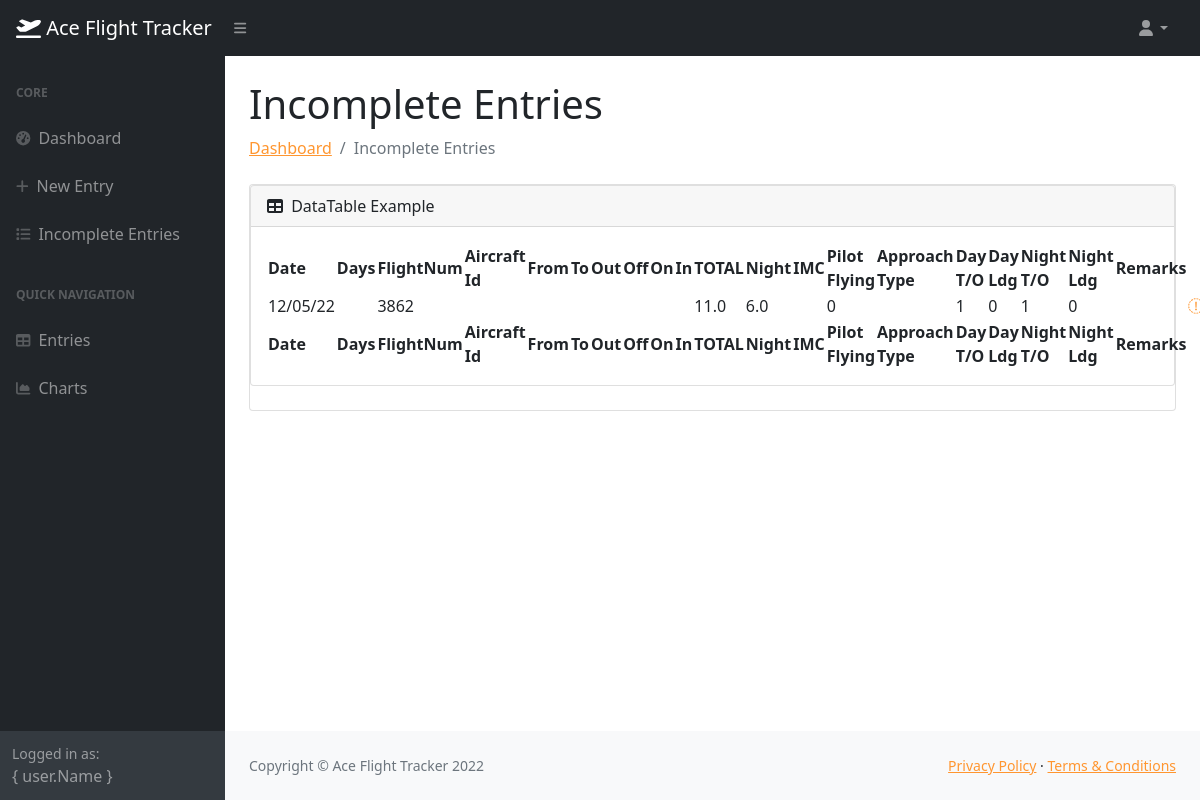
The app's page /incomplete-entries, older data.
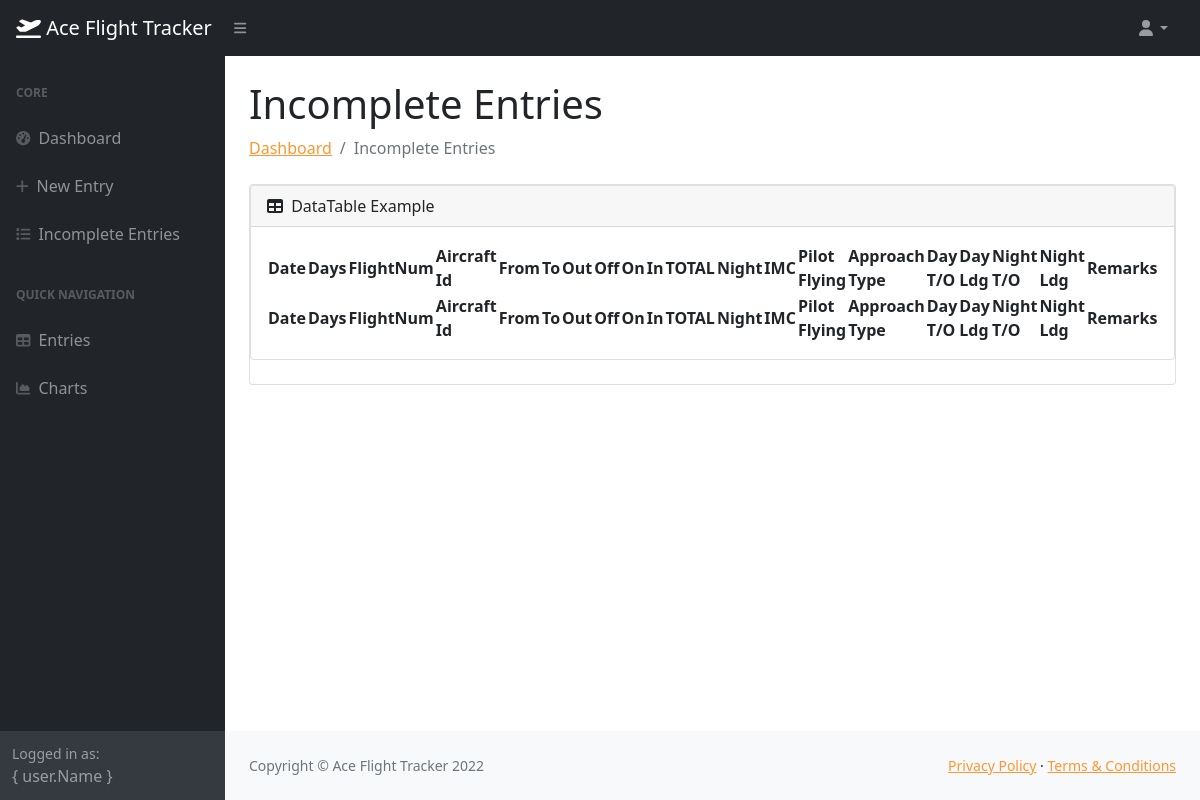
The same page, newer data.
### tracker/models.py (models this page shows, shortened)
class Flight(models.Model):
    flightid = models.AutoField(db_column='FlightId', primary_key=True)  # Field name made lowercase.
    date = models.TextField(db_column='Date', blank=True, null=True)  # Field name made lowercase.
    days = models.IntegerField(db_column='Days', blank=True, null=True)  # Field name made lowercase.
    flightnum = models.IntegerField(db_column='FlightNum', blank=True, null=True)  # Field name made lowercase.
    aircraftid = models.TextField(db_column='AircraftId', blank=True, null=True)  # Field name made lowercase.
    from_field = models.TextField(db_column='From', blank=True, null=True)  # Field name made lowercase. Field renamed because it was a Python reserved word.
    to = models.TextField(db_column='To', blank=True, null=True)  # Field name made lowercase.
    out = models.IntegerField(db_column='Out', blank=True, null=True)  # Field name made lowercase.
    off = models.IntegerField(db_column='Off', blank=True, null=True)  # Field name made lowercase.
    on = models.IntegerField(db_column='On', blank=True, null=True)  # Field name made lowercase.
    in_field = models.IntegerField(db_column='In', blank=True, null=True)  # Field name made lowercase. Field renamed because it was a Python reserved word.
    total = models.FloatField(db_column='TOTAL', blank=True, null=True)  # Field name made lowercase.
    night = models.FloatField(db_column='Night', blank=True, null=True)  # Field name made lowercase.
    imc = models.FloatField(db_column='IMC', blank=True, null=True)  # Field name made lowercase.
    pilotflying = models.IntegerField(db_column='PilotFlying', blank=True, null=True)  # Field name made lowercase.
    approachtype = models.TextField(db_column='ApproachType', blank=True, null=True)  # Field name made lowercase.
    dayt_o = models.IntegerField(db_column='DayT/O', blank=True, null=True)  # Field name made lowercase. Field renamed to remove unsuitable characters.
    dayldg = models.IntegerField(db_column='DayLdg', blank=True, null=True)  # Field name made lowercase.
    nightt_o = models.IntegerField(db_column='NightT/O', blank=True, null=True)  # Field name made lowercase. Field renamed to remove unsuitable characters.
    nightldg = models.IntegerField(db_column='NightLdg', blank=True, null=True)  # Field name made lowercase.
    remarks = models.TextField(db_column='Remarks', blank=True, null=True)  # Field name made lowercase.
    class Meta:
        managed = False
        db_table = 'Flight'

### tracker/views.py (the view)
# urls.py: path("incomplete-entries", incompletePageView, name="incomplete-entries"),
def incompletePageView(request):
    incomplete_list = Flight.objects.all()
    incomplete_list = Flight.objects.filter(from_field=None, to=None)
    context ={
        'flight': incomplete_list
    }
    return render(request, 'aceflighttracker/incomplete-entries.html',context)

### templates/aceflighttracker/incomplete-entries.html (shortened to what this page needs)
{% extends 'base.html' %}
{% block main %}
<main>
    <div class="container-fluid px-4">
        <h1 class="mt-4">Incomplete Entries</h1>
        <ol class="breadcrumb mb-4">
            <li class="breadcrumb-item"><a href="{%url 'index'%}">Dashboard</a></li>
            <li class="breadcrumb-item active">Incomplete Entries</li>
        </ol>
        <div class="card mb-4">
            <div class="card mb-4">
                {% include 'components/table.html' with data=flight %}
            </div>
        </div>
    </div>
</main>
{% endblock main %}

### templates/base.html (shortened to what this page needs)
{% load static %}
<!DOCTYPE html>
<html lang="en">
    <head>
        <link href="https://cdn.jsdelivr.net/npm/simple-datatables@latest/dist/style.css" rel="stylesheet" />
        <link href={%static "css/styles.csss.css"%} rel="stylesheet" />
        <link rel="stylesheet" href={% static 'css/custom.css' %}>
    </head>
    <body class="sb-nav-fixed">
        <nav class="sb-topnav navbar navbar-expand navbar-dark bg-dark">
            <a class="navbar-brand ps-3" {% url 'index' %}><i class="fa-solid fa-plane-departure"></i>&nbsp;Ace Flight Tracker</a>
            <button class="btn btn-link btn-sm order-1 order-lg-0 me-4 me-lg-0" id="sidebarToggle" href="#!"><i class="fas fa-bars"></i></button>
            <form class="d-none d-md-inline-block form-inline ms-auto me-0 me-md-3 my-2 my-md-0">
            </form>
            <ul class="navbar-nav ms-auto ms-md-0 me-3 me-lg-4">
                <li class="nav-item dropdown">
                    <a class="nav-link dropdown-toggle" id="navbarDropdown" href="#" role="button" data-bs-toggle="dropdown" aria-expanded="false"><i class="fas fa-user fa-fw"></i></a>
                </li>
            </ul>
        </nav>
        <div id="layoutSidenav">
            <div id="layoutSidenav_nav">
                <nav class="sb-sidenav accordion sb-sidenav-dark" id="sidenavAccordion">
                    <div class="sb-sidenav-menu">
                        <div class="nav">
                            <div class="sb-sidenav-menu-heading">Core</div>
                            <a class="nav-link" href={% url 'index' %}>
                                <div class="sb-nav-link-icon"><i class="fas fa-tachometer-alt"></i></div>
                                Dashboard
                            <a class="nav-link" href={% url 'new-flight' %}>
                                <div class="sb-nav-link-icon"><i class="fa-solid fa-plus"></i></div>
                                New Entry
                            </a>
                            <a class="nav-link" href={% url 'incomplete-entries' %}>
                                <div class="sb-nav-link-icon"><i class="fa-solid fa-list"></i></div>
                                Incomplete Entries
                            </a>
                            <div class="sb-sidenav-menu-heading">Quick Navigation</div>
                            <a class="nav-link" href={% url "entries"%}>
                                <div class="sb-nav-link-icon"><i class="fas fa-table"></i></div>
                                Entries
                            </a>
                            <a class="nav-link" href={%url "charts"%}>
                                <div class="sb-nav-link-icon"><i class="fas fa-chart-area"></i></div>
                                Charts
                            </a>
                        </div>
                    </div>
                    <div class="sb-sidenav-footer">
                        <div class="small">Logged in as:</div>
                        {{'{'}} user.Name {{'}'}}
                    </div>
                </nav>
            </div>
            <div id="layoutSidenav_content">
                {% block main %}{% endblock main %}
                <footer class="py-4 bg-light mt-auto">
                    <div class="container-fluid px-4">
                        <div class="d-flex align-items-center justify-content-between small">
                            <div class="text-muted">Copyright &copy; Ace Flight Tracker 2022</div>
                            <div>
                                <a href="#">Privacy Policy</a>
                                &middot;
                                <a href="#">Terms &amp; Conditions</a>
                            </div>
                        </div>
                    </div>
                </footer>
            </div>
        </div>
    </body>
</html>

### templates/components/table.html (shortened to what this page needs)
<div class="card-header">
    <i class="fas fa-table me-1"></i>
    DataTable Example
</div>
<div class="card-body">
    <table id="datatablesSimple" >
        <thead>
            <tr>
                <th>Date</th>
                <th>Days</th>
                <th>FlightNum</th>
                <th>Aircraft Id</th>
                <th>From</th>
                <th>To</th>
                <th>Out</th>
                <th>Off</th>
                <th>On</th>
                <th>In</th>
                <th>TOTAL</th>
                <th>Night</th>
                <th>IMC</th>
                <th>Pilot Flying</th>
                <th>Approach Type</th>
                <th>Day T/O</th>
                <th>Day Ldg</th>
                <th>Night T/O</th>
                <th>Night Ldg</th>
                <th>Remarks</th>
                <th></th>
            </tr>
        </thead>
        <tfoot>
            <tr>
                <th>Date</th>
                <th>Days</th>
                <th>FlightNum</th>
                <th>Aircraft Id</th>
                <th>From</th>
                <th>To</th>
                <th>Out</th>
                <th>Off</th>
                <th>On</th>
                <th>In</th>
                <th>TOTAL</th>
                <th>Night</th>
                <th>IMC</th>
                <th>Pilot Flying</th>
                <th>Approach Type</th>
                <th>Day T/O</th>
                <th>Day Ldg</th>
                <th>Night T/O</th>
                <th>Night Ldg</th>
                <th>Remarks</th>
                <th></th>
            </tr>
        </tfoot>
        <tbody>
            {% for flight in flight %}
            <tr ondblclick="updateRow({{flight.flightid}})">
                {% if flight.date != None %}
                <td>{{flight.date}}</td>
                {% else %}
                <td></td>
                {% endif %}
                {% if flight.days != None %}
                <td>{{flight.days}}</td>
                {% else %}
                <td></td>
                {% endif %}
                {% if flight.flightnum != None %}
                <td>{{flight.flightnum}}</td>
                {% else %}
                <td></td>
                {% endif %}
                {% if flight.aircraftid != None %}
                <td>{{flight.aircraftid}}</td>
                {% else %}
                <td></td>
                {% endif %}
                {% if flight.from_field != None %}
                <td>{{flight.from_field}}</td>
                {% else %}
                <td></td>
                {% endif %}
                {% if flight.to != None %}
                <td>{{flight.to}}</td>
                {% else %}
                <td></td>
                {% endif %}
                {% if flight.out != None %}
                <td>{{flight.out}}</td>
                {% else %}
                <td></td>
                {% endif %}
                {% if flight.off != None %}
                <td>{{flight.off}}</td>
                {% else %}
                <td></td>
                {% endif %}
                {% if flight.on != None %}
                <td>{{flight.on}}</td>
                {% else %}
                <td></td>
                {% endif %}
                {% if flight.in_field != None %}
                <td>{{flight.in_field}}</td>
                {% else %}
                <td></td>
                {% endif %}
                {% if flight.total != None %}
                <td>{{flight.total}}</td>
                {% else %}
                <td></td>
                {% endif %}
                {% if flight.night != None %}
                <td>{{flight.night}}</td>
                {% else %}
                <td></td>
                {% endif %}
                {% if flight.imc != None %}
                <td>{{flight.imc}}</td>
                {% else %}
                <td></td>
                {% endif %}
                {% if flight.pilotflying != None %}
                <td>{{flight.pilotflying}}</td>
                {% else %}
                <td></td>
                {% endif %}
                {% if flight.approachtype != None %}
                <td>{{flight.approachtype}}</td>
                {% else %}
                <td></td>
                {% endif %}
                {% if flight.dayt_o != None %}
                <td>{{flight.dayt_o}}</td>
                {% else %}
                <td></td>
                {% endif %}
                {% if flight.dayldg != None %}
                <td>{{flight.dayldg}}</td>
                {% else %}
                <td></td>
                {% endif %}
                {% if flight.nightt_o != None %}
                <td>{{flight.nightt_o}}</td>
                {% else %}
                <td></td>
                {% endif %}
                {% if flight.nightldg != None %}
                <td>{{flight.nightldg}}</td>
                {% else %}
                <td></td>
                {% endif %}
                {% if flight.remarks != None %}
                <td>{{flight.remarks}}</td>
                {% else %}
                <td></td>
                {% endif %}
                <td><a href="{% url 'delete-flight' flightid=flight.flightid%}"><i class="fa-sharp fa-solid fa-trash" onclick="return confirm('Are you sure you want to delete this item?')"></i></a></td>
            </tr>
            {% endfor %}
        </tbody>
    </table>
</div>

### aceflighttracker/static/css/custom.css (style rules this page uses)
a { color: rgb(255, 150, 48); }
form { padding: 1rem; }

Row changes from the older to the newer data that the page shows:
removed Flight: date "12/05/22", flightnum "3862", total "11.0", night "6.0", pilotflying "0", dayt_o "1", dayldg "0", nightt_o "1", nightldg "0"
